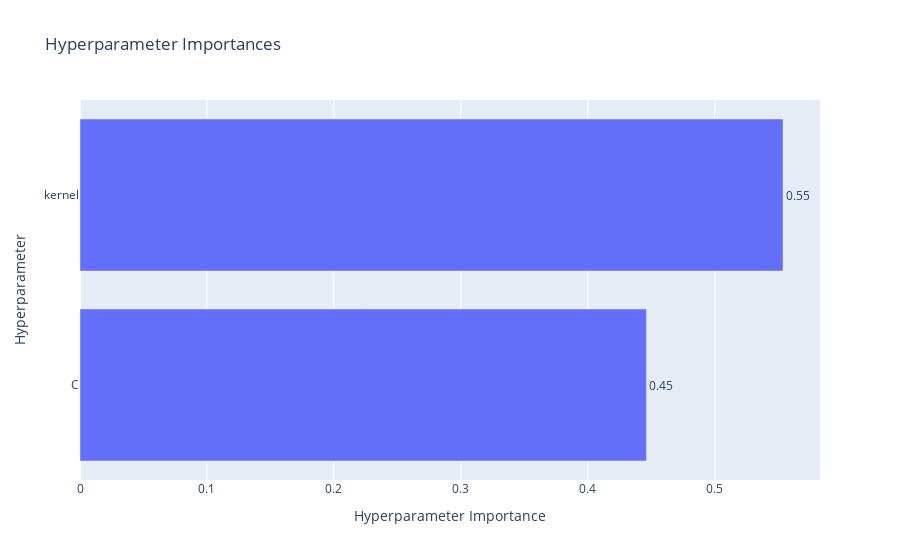

Notebook code for this chart:
### Markdown cell above
The optimization history plot shows a significant reduction in the objective value (loss) within the first few trials, indicating that the model parameters quickly converged to a better solution.

### Code cell
# Plot Param Importances
optuna.visualization.plot_param_importances(study)

### Figure 1 — Plotly figure (JSON) as saved in the notebook; plotly's stock layout.template omitted (floating-point values rounded to 4 significant figures)
{"data": [{"cliponaxis": false, "hovertemplate": ["C (FloatDistribution): 0.4462041296357186<extra></extra>", "kernel (CategoricalDistribution): 0.5537958703642815<extra></extra>"], "name": "Objective Value", "orientation": "h", "text": ["0.45", "0.55"], "textposition": "outside", "type": "bar", "x": [0.4462, 0.5538], "y": ["C", "kernel"]}], "layout": {"title": {"text": "Hyperparameter Importances"}, "xaxis": {"title": {"text": "Hyperparameter Importance"}}, "yaxis": {"title": {"text": "Hyperparameter"}}}}
